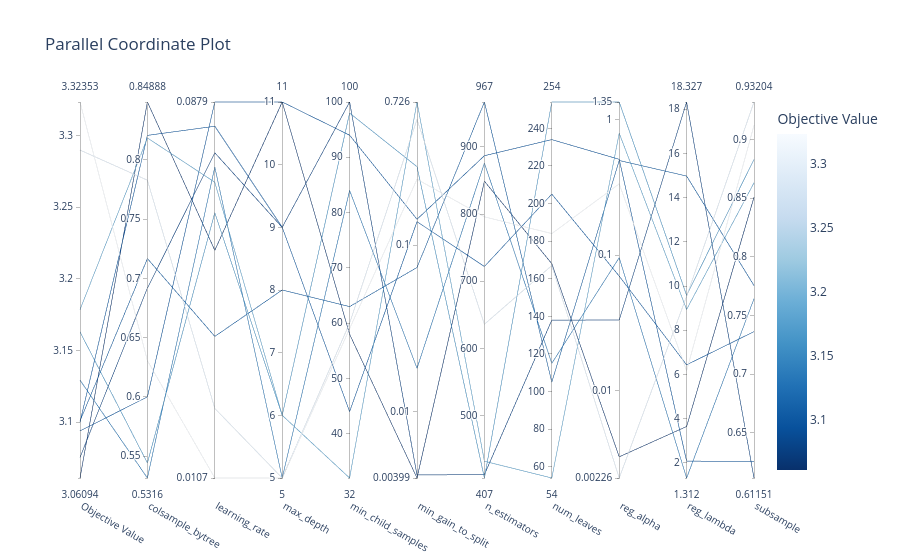

Notebook source saved alongside this figure:
### Code cell
fig_parallel.show()

### Figure 1 — Plotly figure (JSON) as saved in the notebook; plotly's stock layout.template omitted (floating-point values rounded to 4 significant figures)
{"data": [{"dimensions": [{"label": "Objective Value", "range": [3.061, 3.324], "values": [3.324, 3.29, 3.178, 3.094, 3.163, 3.129, 3.101, 3.075, 3.1, 3.061]}, {"label": "colsample_bytree", "range": [0.5316, 0.8489], "values": [0.6306, 0.7829, 0.8185, 0.6001, 0.5443, 0.5316, 0.7168, 0.6918, 0.8207, 0.8489]}, {"label": "learning_rate", "range": [-1.969, -1.056], "ticktext": ["0.0107", "0.0879"], "tickvals": [-1.969, -1.056], "values": [-1.969, -1.8, -1.251, -1.056, -1.325, -1.214, -1.625, -1.179, -1.115, -1.416]}, {"label": "max_depth", "range": [5, 11], "values": [5, 5, 6, 11, 6, 5, 8, 9, 9, 11]}, {"label": "min_child_samples", "range": [32, 100], "values": [59, 60, 32, 94, 98, 84, 63, 100, 44, 58]}, {"label": "min_gain_to_split", "range": [-2.399, -0.1389], "ticktext": ["0.00399", "0.01", "0.1", "0.726"], "tickvals": [-2.399, -2, -1, -0.1389], "values": [-0.6034, -0.243, -0.1389, -0.8439, -0.5278, -1.74, -1.134, -2.381, -0.8584, -2.399]}, {"label": "n_estimators", "range": [407, 967], "values": [796, 636, 432, 887, 407, 876, 967, 412, 722, 849]}, {"label": "num_leaves", "range": [54, 254], "values": [184, 167, 54, 234, 254, 115, 105, 138, 205, 168]}, {"label": "reg_alpha", "range": [-2.645, 0.1309], "ticktext": ["0.00226", "0.01", "0.1", "1", "1.35"], "tickvals": [-2.645, -2, -1, 0, 0.1309], "values": [-0.4735, -2.645, -0.1001, -0.2923, 0.1309, -1.019, -0.301, -1.479, -1.154, -2.489]}, {"label": "reg_lambda", "range": [1.312, 18.33], "values": [6.159, 9.533, 8.939, 2.078, 9.577, 1.312, 14.98, 18.33, 6.434, 3.643]}, {"label": "subsample", "range": [0.6115, 0.932], "values": [0.9121, 0.932, 0.8631, 0.6256, 0.883, 0.7644, 0.7756, 0.6115, 0.7363, 0.8508]}], "labelangle": 30, "labelside": "bottom", "line": {"color": [3.324, 3.29, 3.178, 3.094, 3.163, 3.129, 3.101, 3.075, 3.1, 3.061], "colorbar": {"title": {"text": "Objective Value"}}, "colorscale": [[0, "rgb(247,251,255)"], [0.125, "rgb(222,235,247)"], [0.25, "rgb(198,219,239)"], [0.375, "rgb(158,202,225)"], [0.5, "rgb(107,174,214)"], [0.625, "rgb(66,146,198)"], [0.75, "rgb(33,113,181)"], [0.875, "rgb(8,81,156)"], [1, "rgb(8,48,107)"]], "reversescale": true, "showscale": true}, "type": "parcoords"}], "layout": {"title": {"text": "Parallel Coordinate Plot"}}}
